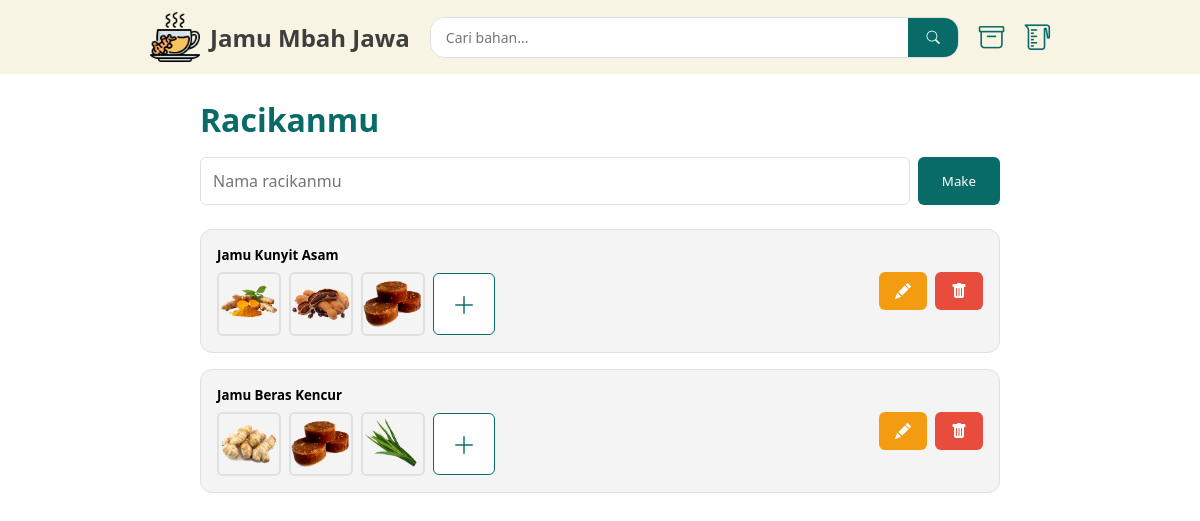
Page /pages/racikan/index.php on the earlier database version.
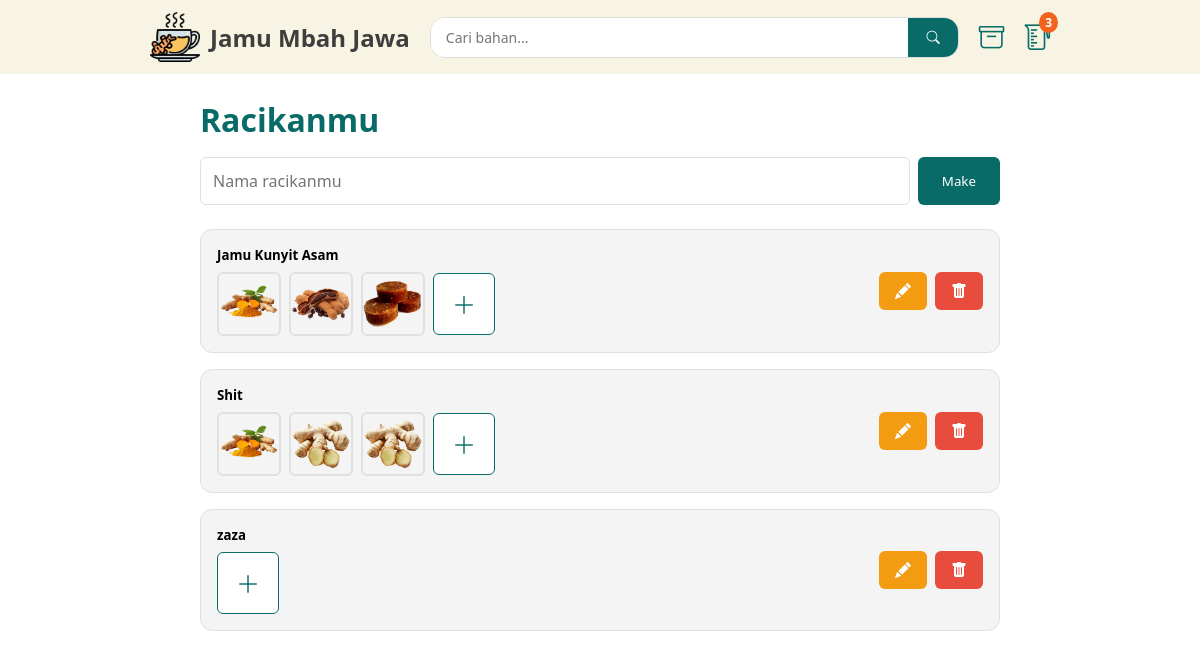
Same page on the later database version.
### tables this page shows
CREATE TABLE racikan(
 id INTEGER PRIMARY KEY,
 nama VARCHAR(255) NOT NULL
);

CREATE TABLE bahan (
  id INTEGER PRIMARY KEY,
  nama TEXT NOT NULL,
  deskripsi TEXT NOT NULL,
  harga INTEGER NOT NULL,
  jenis TEXT NOT NULL,
  foto VARCHAR(255)
);

### backend/koneksi.php (called while the page is built)
<?php
try{
	$kon = new \PDO('sqlite:'.__DIR__.'/../database/database.db');
}catch(\PDOException $e){
    echo $e->getMessage();
}
$namaToko = "Jamu Mbah Jawa";
include "worker.php";
include "call.php";

### backend/worker.php (called while the page is built, shortened)
<?php
class TableKeranjang{
    function fetchAllData() {
        global $kon;
        $stmt = $kon->query("
            SELECT
                k.id AS keranjang_id,
                k.porsi,
                b.id AS bahan_id,
                b.nama,
                b.harga,
                b.foto,
                b.jenis,
                (k.porsi * b.harga) AS total_harga
            FROM keranjang k
            JOIN bahan b ON k.bahan_id = b.id
            ORDER BY k.id DESC
        ");
        return $stmt->fetchAll(PDO::FETCH_ASSOC);
    }
}
class TableRacikan {
    function fetchAll(){
        global $kon;
        $stmt = $kon->query("SELECT * FROM racikan ORDER BY id ASC");
        $racikanList = $stmt->fetchAll(PDO::FETCH_ASSOC);
        foreach ($racikanList as &$racikan) {
            $stmtDetail = $kon->prepare("
                SELECT b.nama, b.foto
                FROM detail_racikan dr
                JOIN bahan b ON dr.bahan_id = b.id
                WHERE dr.racikan_id = :racikan_id
            ");
            $stmtDetail->bindParam(':racikan_id', $racikan['id'], PDO::PARAM_INT);
            $stmtDetail->execute();
            $racikan['bahan'] = $stmtDetail->fetchAll(PDO::FETCH_ASSOC);
        }
        return $racikanList;
    }
}
$keranjang = new TableKeranjang();
$racikan = new TableRacikan();

### backend/call.php (called while the page is built, shortened)
<?php
$totalDataKeranjang = count($keranjang->fetchAllData());

### pages/racikan/index.php (the view, shortened to what this page needs)
<?php
include('../../backend/koneksi.php');
$listRacikan = $racikan->fetchAll();
?>
<!DOCTYPE html>
<html lang="en">
<head>
    <link rel="stylesheet" href="../../asset/css/racikan.css">
</head>
<body>
    <?php include('../components/navbar.php'); ?>
   <main class="container">
    <h1 class="heading">Racikanmu</h1>
    <form class="form" method="POST">
        <div class="form-group input-group">
            <input type="text" name="nama_racikan" class="input-text" placeholder="Nama racikanmu" required>
            <button type="submit" class="btn-secondary">Make</button>
        </div>
    </form>
    <?php if (empty($listRacikan)): ?>
        <div class="alert-info">
            Belum ada racikan. Yuk buat racikan pertamamu!
        </div>
    <?php else: ?>
        <div class="racikan-list">
            <?php foreach ($listRacikan as $racikan): ?>
                <div class="racikan-item">
                    <div class="racikan-info">
                        <h5 class="racikan-title"><?= htmlspecialchars($racikan['nama']) ?></h5>
                        <div class="bahan-list">
                            <?php foreach ($racikan['bahan'] as $bahan): ?>
                                <img src="../../<?= htmlspecialchars($bahan['foto']) ?>" alt="bahan" class="bahan-img">
                            <?php endforeach; ?>
                            <a href="detail_racikan.php?id=<?= $racikan['id'] ?>" class="btn-icon">
                                <i class="bi bi-plus-lg"></i>
                            </a>
                        </div>
                    </div>
                    <div class="racikan-actions">
                        <a href="?id=<?= $racikan['id'] ?>" class="btn-warning">
                            <i class="bi bi-pencil-fill"></i>
                        </a>
                        <a href="?id=<?= $racikan['id'] ?>" class="btn-danger" onclick="confirmAlert('Delete?');">
                            <i class="bi bi-trash-fill"></i>
                        </a>
                    </div>
                </div>
            <?php endforeach; ?>
        </div>
    <?php endif; ?>
</main>
</body>
</html>

### pages/components/navbar.php
<head>
    <link rel="stylesheet" href="../../../../asset/css/navbar.css">
    <link rel="stylesheet" href="../../../../asset/css/global.css">
    <link rel="stylesheet" href="https://cdn.jsdelivr.net/npm/bootstrap-icons@1.13.1/font/bootstrap-icons.min.css">
</head>
<nav>
    <div class="logo">
        <img src="../../asset/img/ginger-tea.png" alt="Logo" height="50px">
        <h2><a href="../../"><?= $namaToko ?></a></h2>
    </div>
    <div class="search-container">
        <form action="/" method="get" class="search">
            <input type="text" name="search" id="search" placeholder="Cari bahan...">
            <button type="submit"><i class="bi bi-search"></i></button>
        </form>
    </div>
    <div class="chest">
        <a href="../../pages/racikan"><i class="bi bi-archive"></i></a>
    </div>
    <div class="cart">
        <a href="../../../pages/keranjang.php"><i class="bi bi-measuring-cup"></i></a>
        <?php if($totalDataKeranjang !== 0): ?>
            <span class="cart-count"><?= $totalDataKeranjang ?></span>
            <?php else:?>
        <?php endif; ?>
    </div>
</nav>

Differences in the rows shown:
removed racikan: nama "Jamu Beras Kencur", bahan (foto (picture))
no longer on this page (row unchanged): bahan: foto (picture), shown under "Jamu Beras Kencur"
no longer on this page (row unchanged): bahan: foto (picture), shown under "Jamu Beras Kencur"
added racikan: nama "Shit", bahan (foto (picture))
now on this page (row unchanged): bahan: foto (picture), shown under "Shit"
added racikan: nama "zaza"
Other differences:
$totalDataKeranjang: (not shown) → "3"
